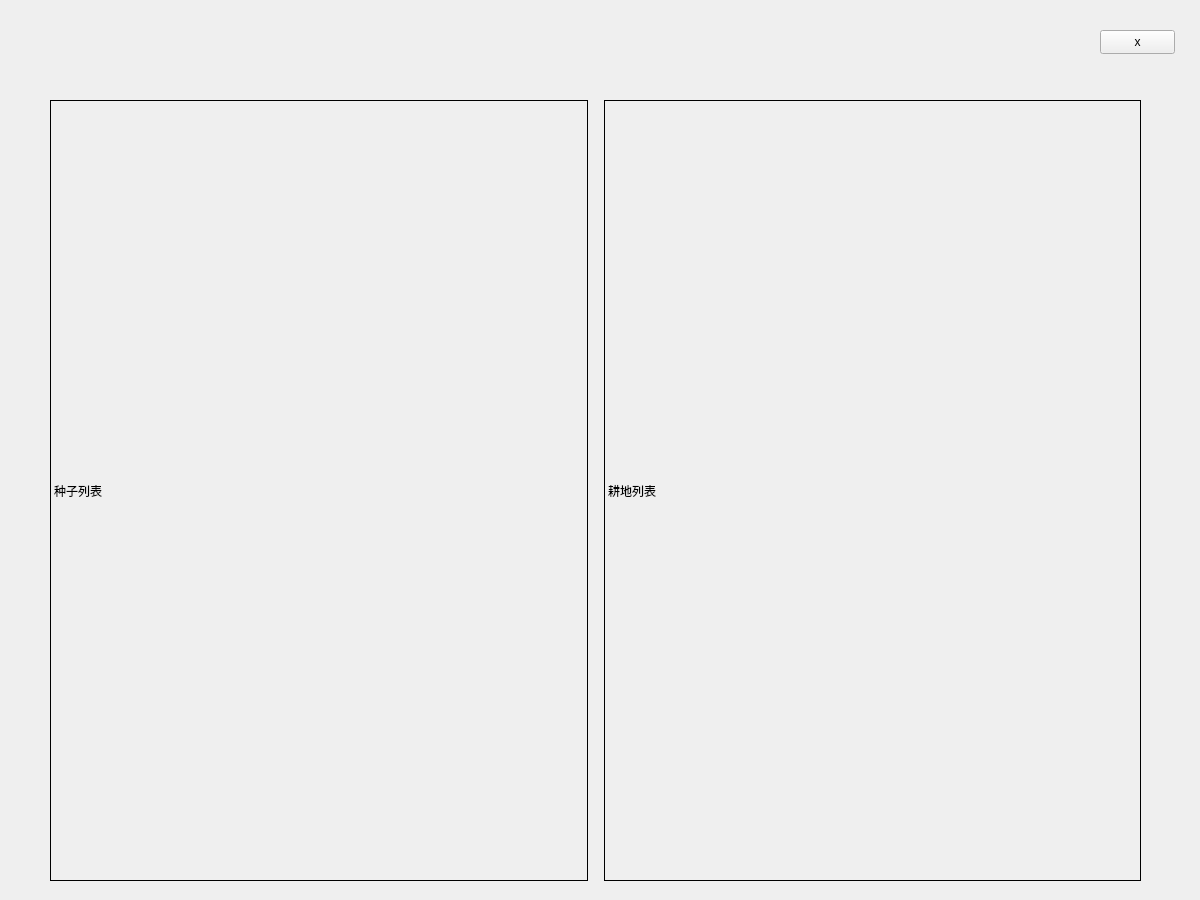
<?xml version="1.0" encoding="UTF-8"?>
<ui version="4.0">
 <class>field_widget</class>
 <widget class="QWidget" name="field_widget">
  <property name="windowModality">
   <enum>Qt::NonModal</enum>
  </property>
  <property name="geometry">
   <rect>
    <x>0</x>
    <y>0</y>
    <width>1200</width>
    <height>900</height>
   </rect>
  </property>
  <property name="minimumSize">
   <size>
    <width>1200</width>
    <height>900</height>
   </size>
  </property>
  <property name="windowTitle">
   <string>Form</string>
  </property>
  <property name="autoFillBackground">
   <bool>true</bool>
  </property>
  <widget class="QPushButton" name="back_game">
   <property name="geometry">
    <rect>
     <x>1100</x>
     <y>30</y>
     <width>75</width>
     <height>24</height>
    </rect>
   </property>
   <property name="text">
    <string>x</string>
   </property>
  </widget>
  <widget class="QWidget" name="gridLayoutWidget">
   <property name="geometry">
    <rect>
     <x>50</x>
     <y>100</y>
     <width>1091</width>
     <height>781</height>
    </rect>
   </property>
   <layout class="QGridLayout" name="gridLayout">
    <item row="1" column="0">
     <widget class="QLabel" name="label_2">
      <property name="styleSheet">
       <string notr="true">font: 48pt &quot;Microsoft YaHei UI&quot;;</string>
      </property>
      <property name="frameShape">
       <enum>QFrame::Box</enum>
      </property>
      <property name="text">
       <string>种子列表</string>
      </property>
     </widget>
    </item>
    <item row="1" column="2">
     <widget class="QLabel" name="label">
      <property name="styleSheet">
       <string notr="true">font: 48pt &quot;Microsoft YaHei UI&quot;;</string>
      </property>
      <property name="frameShape">
       <enum>QFrame::Box</enum>
      </property>
      <property name="text">
       <string>耕地列表</string>
      </property>
     </widget>
    </item>
    <item row="1" column="1">
     <spacer name="horizontalSpacer">
      <property name="orientation">
       <enum>Qt::Horizontal</enum>
      </property>
      <property name="sizeType">
       <enum>QSizePolicy::Fixed</enum>
      </property>
      <property name="sizeHint" stdset="0">
       <size>
        <width>10</width>
        <height>10</height>
       </size>
      </property>
     </spacer>
    </item>
   </layout>
  </widget>
 </widget>
 <resources/>
 <connections/>
</ui>
